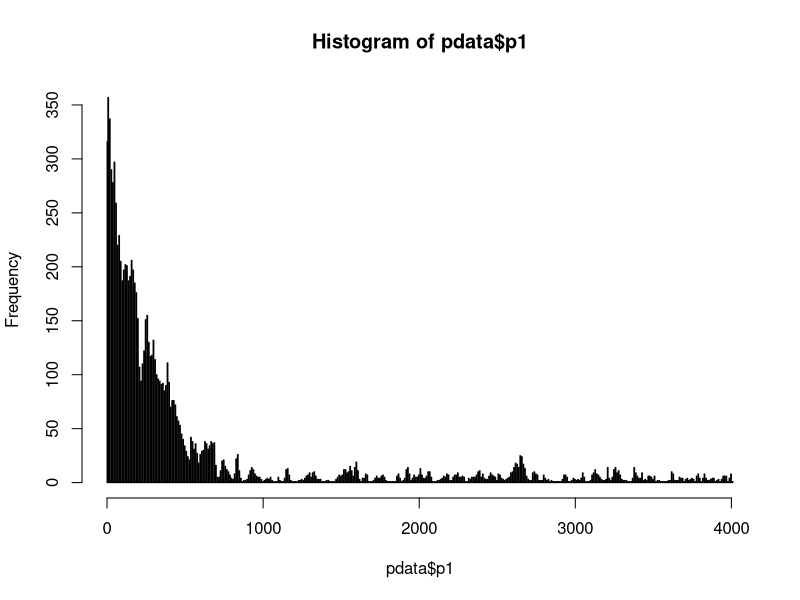
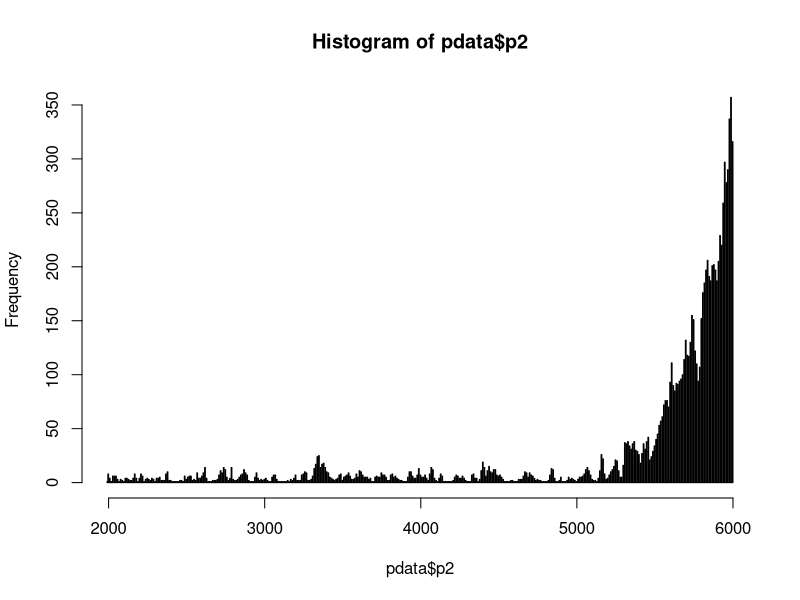

Recreate these plots in R, in order.
## ---- chunk 1
totalPop <- 10000

capacity <- c(5000,5000)

slack <- c(4000,4000)

capjobs <- 0.98*capacity

UE <- 1-(capjobs/capacity)

avgUE <- sum((capacity/totalPop)*UE)

avgUE
## ---- chunk 2
marginaljobs <- function(p, capacity, slack){
  return((capacity - p)/(capacity - slack))
}

intmarginaljobs <- function(p, capacity, slack){
  imj <- (2*capacity*p - p^2)/(2*capacity - 2*slack)
  return(imj)
}

numjobsraw <- function(p1,p2,capacity,slack){
  nj <- intmarginaljobs(p2,capacity,slack) - 
    intmarginaljobs(p1,capacity,slack)
  return(nj)
}

numjobs <- function(p1,p2,capacity,slack){
  if(p1 < slack){
    if(p2 < slack){
      #print(1)
      return((p2-p1))
    }else if(p2 >= slack && p2 < capacity){
      nj <- (slack-p1) + numjobsraw(slack,p2,capacity,slack)
      #print(2)
      return(nj)
    }else{
      nj <- (slack-p1) + numjobsraw(slack,capacity,capacity,slack)
      #print(3)
      return(nj)
    }
    
  }else if(p1 >= slack && p1 < capacity){
    if(p2 < slack){
      nj <- (p2-slack) + numjobsraw(p1,slack,capacity,slack)
      #print(4)
      return(nj)
    }else if(p2 >= slack && p2 < capacity){
      nj <- numjobsraw(p1,p2,capacity,slack)
      #print(5)
      return(nj)
    }else{
      nj <- numjobsraw(p1,capacity,capacity,slack)
      #print(6)
      return(nj)
    }
    
  }else{
    if(p2 < slack){
      nj <- numjobsraw(capacity,slack,capacity,slack) + (p2 - slack)
      #print(7)
      return(nj)
    }else if(p2 >= slack && p2 < capacity){
      nj <- numjobsraw(capacity,p2,capacity,slack)
      #print(8)
      return(nj)
    }else{
      #print(9)
      return(0)
    }
  }
}
## ---- chunk 3
deltaPop <- c(-500,500)
deltaJobs <- c(numjobs(5000,4500,5000,4000),numjobs(5000,5500,5000,4000))

population <- capacity + deltaPop
jobs <- capjobs + deltaJobs
UE <- 1-(jobs/population)
avgUE <- sum((capacity/totalPop)*UE)

avgUE
## ---- chunk 4
u1 <- function(p){
  return(-p[1]+8000)
}

u2 <- function(p){
  return(-p[2]+14000)
}

c12 <- function(f){
  return(2*f[1])
}

c21 <- function(f){
  return(2*f[2])
}

p0 <- c(4000,2000)

flowcalc <- function(p){
  if(u2(p) > u1(p)){
    f1 <- (p[1] - p[2] + 6000)/4
    f <- c(f1,0)
  }else if(u1(p) > u2(p)){
    f2 <- (p[2] - p[1] - 6000)/4
    f <- c(0,f2)
  }else{f <- c(0,0)}
  
  return(f)
}

pdata <- data.frame(p1 = 4000, p2 = 2000, u1 = u1(p0), u2 = u2(p0))


for(i in 1:10){
  p <- c(tail(pdata$p1,1),tail(pdata$p2,1))
  f <- flowcalc(p)
  u <- c(u1(p),u2(p))
  totu <- sum(p*u)

  pdata <- rbind(pdata, c(p[1]-f[1]+f[2], p[2]+f[1]-f[2], u))
}
## ---- chunk 5
p0 <- c(4000,2000)
pdata <- data.frame(p1 = 4000, p2 = 2000, u1 = u1(p0), u2 = u2(p0))

pdatastep <- function(pdata){

  location <- sample(c(1,2),1)

  p <- c(tail(pdata$p1,1),tail(pdata$p2,1))

  if(location == 1){
    if(p[1] >= 10 && p[2] <= 5990){
      if(u1(p) < u2(p) - 200){
        p[1] <- p[1]-10
        p[2] <- p[2]+10
        pdata <- rbind(pdata,c(p,u1(p),u2(p)))
      }else{
        probmove <- (u2(p) - 200)/u1(p)
        if(runif(1) < probmove){
          p[1] <- p[1]-10
          p[2] <- p[2]+10
          pdata <- rbind(pdata,c(p,u1(p),u2(p)))
        }else{
          pdata <- rbind(pdata,c(p,u1(p),u2(p)))
        }
      }
    }else{
      pdata <- rbind(pdata,c(p,u1(p),u2(p)))
    }
    #print("location1")
  }
  
  if(location == 2){
    if(p[2] >= 10 && p[1] <= 5990){
      if(u2(p) < u1(p) - 200){
        p[2] <- p[2]-10
        p[1] <- p[1]+10
        pdata <- rbind(pdata,c(p,u1(p),u2(p)))
      }else{
        probmove <- (u1(p) - 200)/u2(p)
        if(runif(1) < probmove){
          p[2] <- p[2]-10
          p[1] <- p[1]+10
          pdata <- rbind(pdata,c(p,u1(p),u2(p)))
        }else{
          pdata <- rbind(pdata,c(p,u1(p),u2(p)))
        }
      }
    }else{
      pdata <- rbind(pdata,c(p,u1(p),u2(p)))
    }
    #print("location2")
  }
  
  #print("moo")
  
  return(pdata)

}



for(i in 1:10000){
  pdata <- pdatastep(pdata)
}

tail(pdata)
## ---- chunk 6
hist(pdata$p1,breaks=1000)


hist(pdata$p2,breaks=1000)
